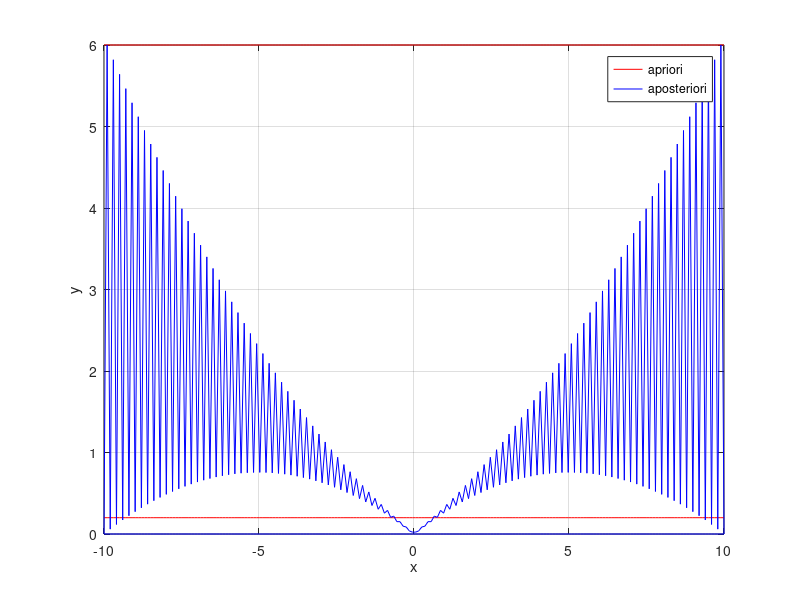

MATLAB code for this plot:
%%
a = -10;
b = 10;
size = 100;
x = linspace(a, b, size);
xx = linspace(a, b, 2 * size);
%%
f = @(x) sign(2 .* x);
F = f(xx);
fDerMax = 2;
apriori = fDerMax * (b - a) ./ (2 .* size);
apriori = apriori * ones(1, numel(xx));
nearF = interp1(x, f(x), xx, 'nearest');
plot(xx, apriori, '-r', xx, abs((nearF - F)), '-b');
legend('apriori', 'aposteriori');
grid on;
xlabel('x');
ylabel('y');
hold on;
%%
f = @(x) 3.* x .^ 2;
F = f(xx);
fDerMax = 6 .* b;
apriori = fDerMax * (b - a) ./ (2 .* size);
apriori = apriori * ones(1, numel(xx));
nearF = interp1(x, f(x), xx, 'nearest');
grid on;
hold on;
plot(xx, apriori, '-r', xx, abs((nearF - F)), '-b');
xlabel('x');
ylabel('y');
legend('apriori', 'aposteriori');
